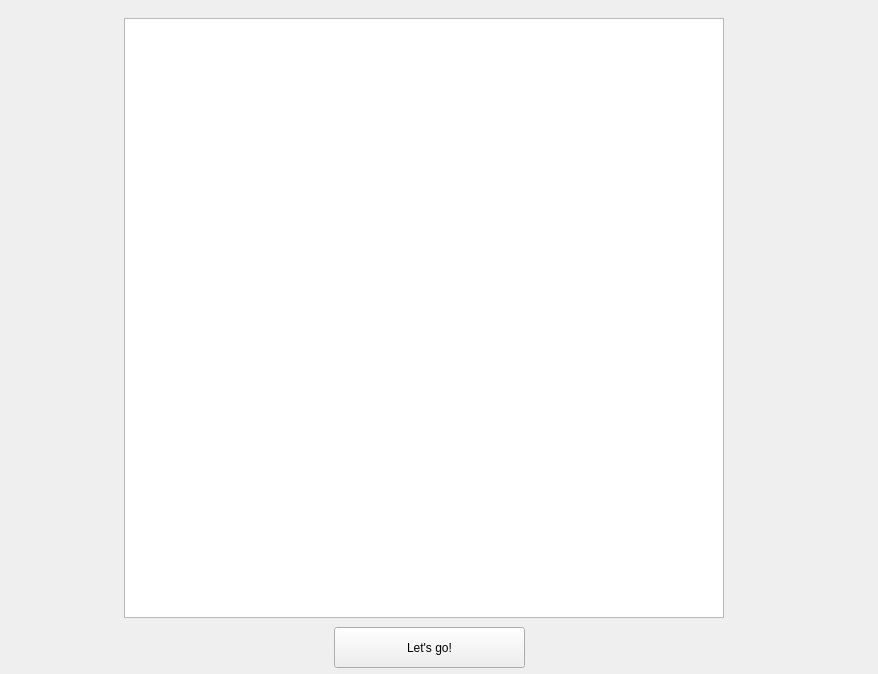
<?xml version="1.0" encoding="UTF-8"?>
<ui version="4.0">
 <class>Stochastic</class>
 <widget class="QWidget" name="Stochastic">
  <property name="geometry">
   <rect>
    <x>0</x>
    <y>0</y>
    <width>878</width>
    <height>674</height>
   </rect>
  </property>
  <property name="windowTitle">
   <string>Form</string>
  </property>
  <widget class="QGraphicsView" name="graphicsView">
   <property name="geometry">
    <rect>
     <x>124</x>
     <y>18</y>
     <width>600</width>
     <height>600</height>
    </rect>
   </property>
   <property name="verticalScrollBarPolicy">
    <enum>Qt::ScrollBarAlwaysOff</enum>
   </property>
   <property name="horizontalScrollBarPolicy">
    <enum>Qt::ScrollBarAlwaysOff</enum>
   </property>
  </widget>
  <widget class="QPushButton" name="pushButton">
   <property name="geometry">
    <rect>
     <x>334</x>
     <y>627</y>
     <width>191</width>
     <height>41</height>
    </rect>
   </property>
   <property name="text">
    <string>Let's go!</string>
   </property>
  </widget>
 </widget>
 <resources/>
 <connections/>
</ui>
